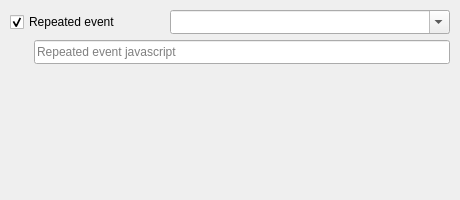
<?xml version="1.0" encoding="UTF-8"?>
<ui version="4.0">
 <class>nRepeatedEvent</class>
 <widget class="QWidget" name="nRepeatedEvent">
  <property name="geometry">
   <rect>
    <x>0</x>
    <y>0</y>
    <width>460</width>
    <height>200</height>
   </rect>
  </property>
  <property name="windowTitle">
   <string>Repeated event</string>
  </property>
  <property name="toolTip">
   <string>Repeated event</string>
  </property>
  <property name="statusTip">
   <string>Repeated event</string>
  </property>
  <property name="whatsThis">
   <string>Repeated event</string>
  </property>
  <widget class="QCheckBox" name="Repeat">
   <property name="geometry">
    <rect>
     <x>10</x>
     <y>10</y>
     <width>160</width>
     <height>24</height>
    </rect>
   </property>
   <property name="toolTip">
    <string>Repeated event</string>
   </property>
   <property name="statusTip">
    <string>Repeated event</string>
   </property>
   <property name="whatsThis">
    <string>Repeated event</string>
   </property>
   <property name="text">
    <string>Repeated event</string>
   </property>
   <property name="checked">
    <bool>true</bool>
   </property>
  </widget>
  <widget class="QComboBox" name="Entry">
   <property name="geometry">
    <rect>
     <x>170</x>
     <y>10</y>
     <width>280</width>
     <height>24</height>
    </rect>
   </property>
   <property name="toolTip">
    <string>Start entry</string>
   </property>
   <property name="statusTip">
    <string>Start entry</string>
   </property>
   <property name="whatsThis">
    <string>Start entry</string>
   </property>
   <property name="editable">
    <bool>true</bool>
   </property>
  </widget>
  <widget class="QToolButton" name="Browse">
   <property name="geometry">
    <rect>
     <x>10</x>
     <y>40</y>
     <width>24</width>
     <height>24</height>
    </rect>
   </property>
   <property name="toolTip">
    <string>Browse javascript</string>
   </property>
   <property name="statusTip">
    <string>Browse javascript</string>
   </property>
   <property name="whatsThis">
    <string>Browse javascript</string>
   </property>
   <property name="text">
    <string/>
   </property>
   <property name="icon">
    <iconset resource="../../Images/CIOS.qrc">
     <normaloff>:/images/OpenProject.png</normaloff>:/images/OpenProject.png</iconset>
   </property>
   <property name="iconSize">
    <size>
     <width>24</width>
     <height>24</height>
    </size>
   </property>
   <property name="autoRaise">
    <bool>true</bool>
   </property>
  </widget>
  <widget class="QLineEdit" name="Script">
   <property name="geometry">
    <rect>
     <x>34</x>
     <y>40</y>
     <width>416</width>
     <height>24</height>
    </rect>
   </property>
   <property name="toolTip">
    <string>Repeated event javascript</string>
   </property>
   <property name="statusTip">
    <string>Repeated event javascript</string>
   </property>
   <property name="whatsThis">
    <string>Repeated event javascript</string>
   </property>
   <property name="placeholderText">
    <string>Repeated event javascript</string>
   </property>
  </widget>
 </widget>
 <resources>
  <include location="../../Images/CIOS.qrc"/>
 </resources>
 <connections>
  <connection>
   <sender>Browse</sender>
   <signal>clicked()</signal>
   <receiver>nRepeatedEvent</receiver>
   <slot>Browse()</slot>
   <hints>
    <hint type="sourcelabel">
     <x>21</x>
     <y>51</y>
    </hint>
    <hint type="destinationlabel">
     <x>229</x>
     <y>99</y>
    </hint>
   </hints>
  </connection>
 </connections>
</ui>
